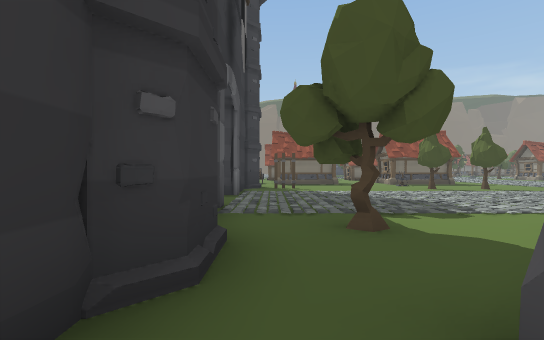
[1] (above)

24 first-person views from a walk through a Unity game level. The camera is 1.3 m above the floor, looks level and sees 85° across. The floor is counted in squares, 2 m on a side. Each view is taken from the middle of a square. On the plan, view 1 faces up. The plan holds only what a view shows up to about 9 squares ahead; the rest is blank. The place goes on beyond the plan. The player is left out. Some animated figures are not drawn.

[2]
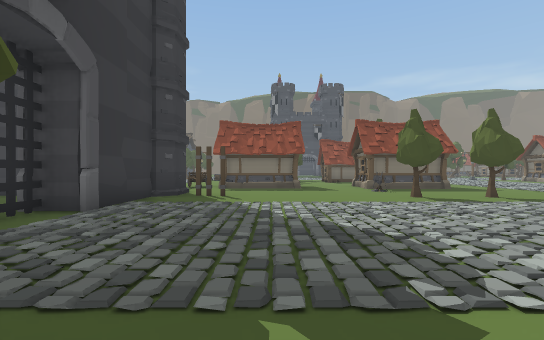

[3]
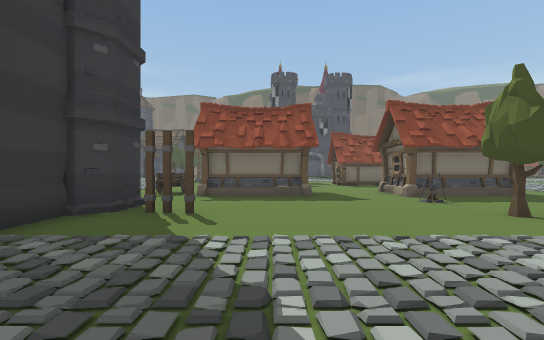

[4]
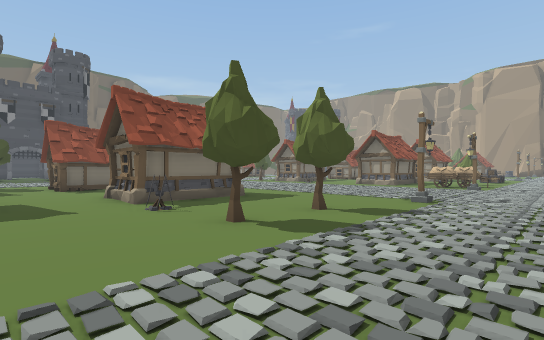

[5]
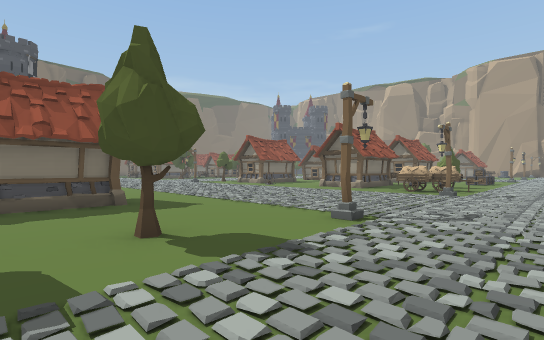

[6]
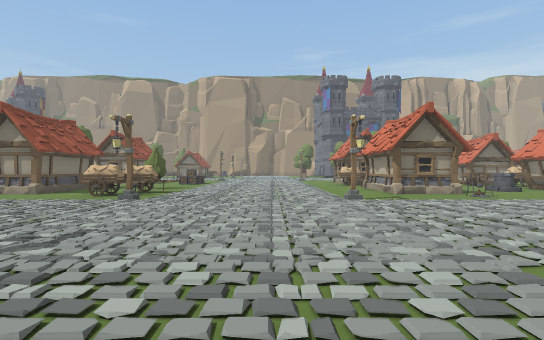

[7]
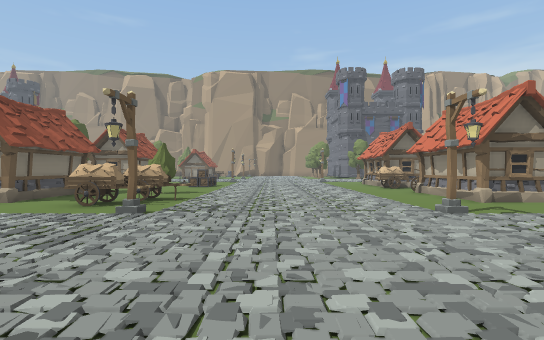

[8]
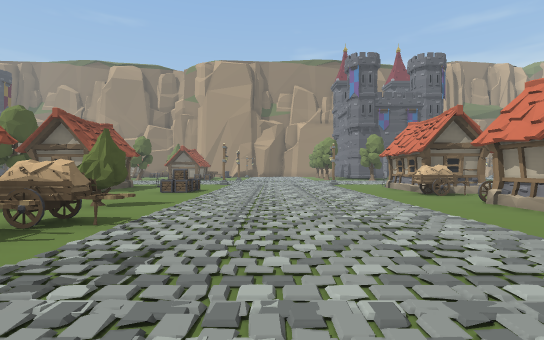

[9]
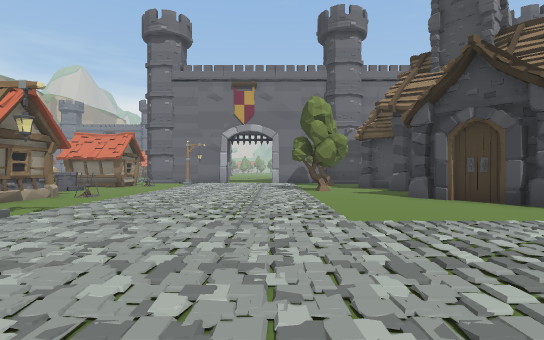

[10]
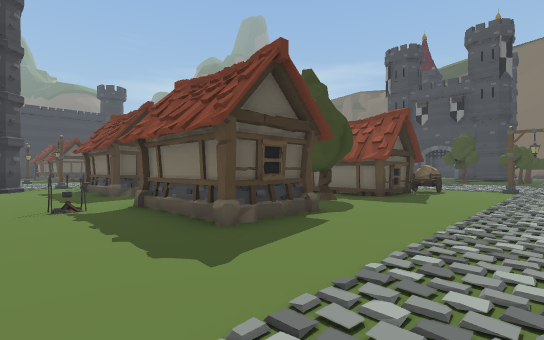

[11]
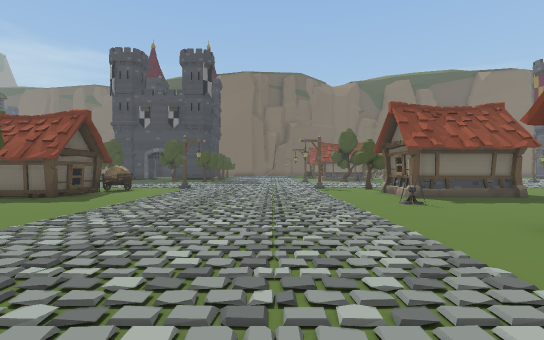

[12]
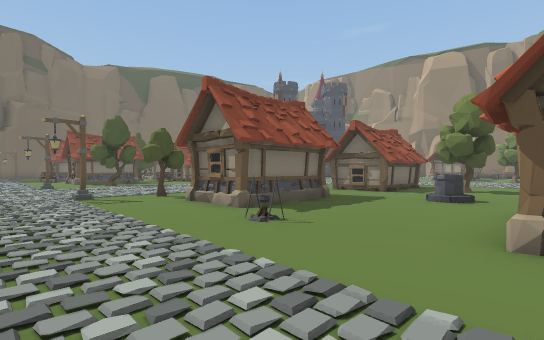

[13]
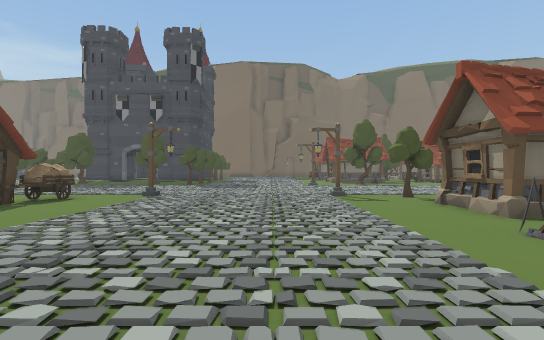

[14]
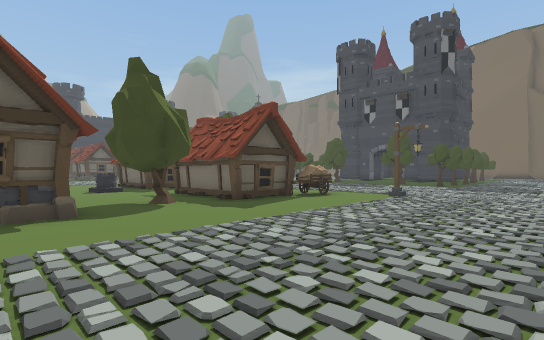

[15]
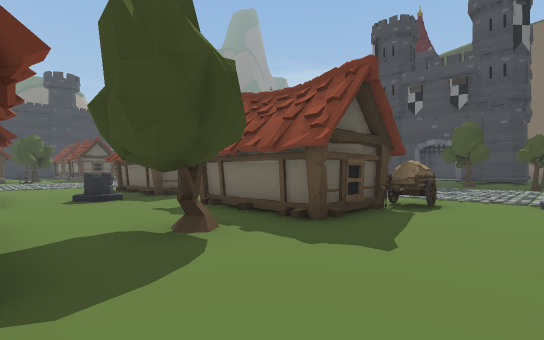

[16]
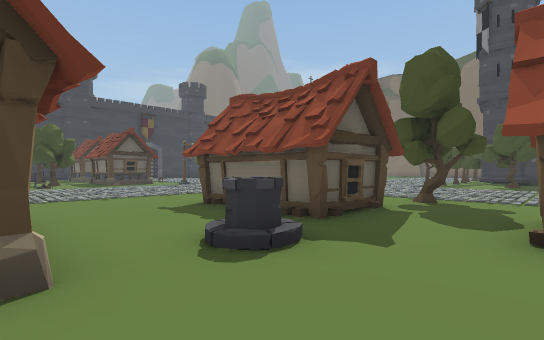

[17]
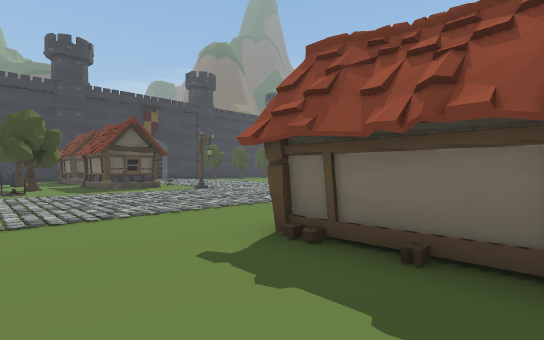

[18]
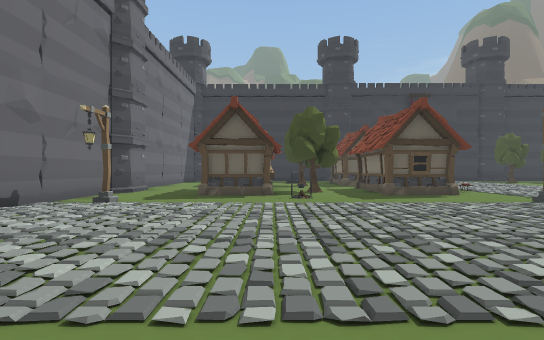

[19]
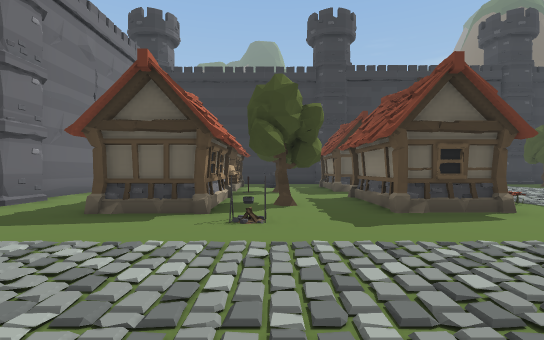

[20]
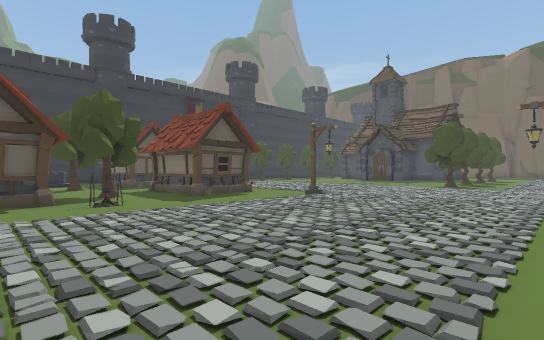

[21]
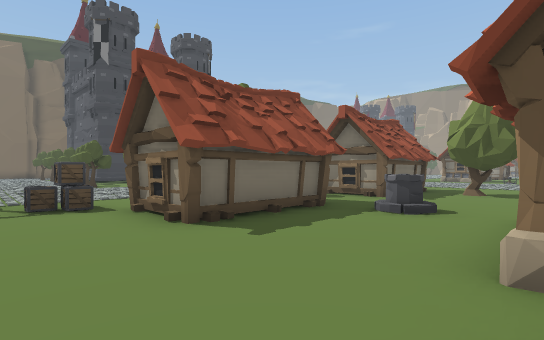

[22]
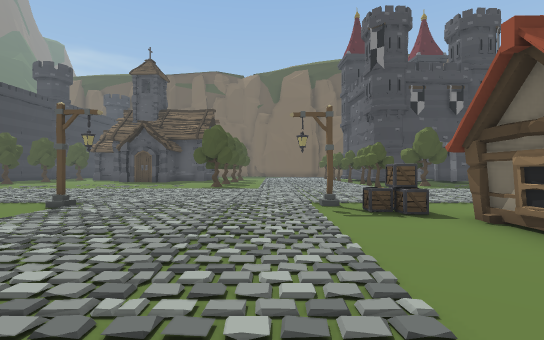

[23]
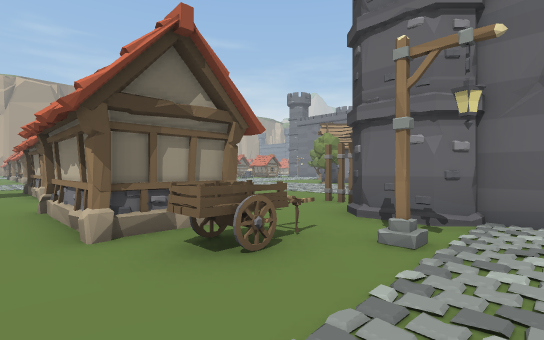

[24]
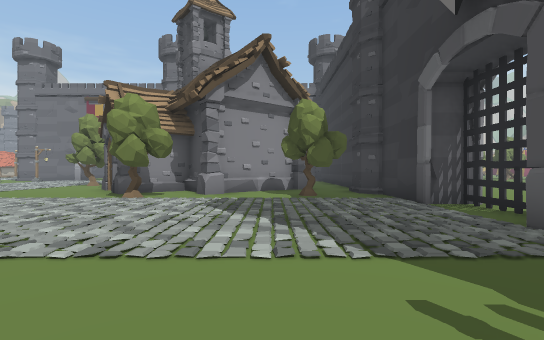

### Floor plan
Key: @ floor where view 1 was taken; # wall or solid block; x gap in a wall; . floor; ^ raised ledge; T tree; W tower; C campfire; A cart; R crate; O other object.
Columns run from 13 left of view 1 to 22 right of it. Each row starts with its distance up from view 1.
 25   .....    ..  ...         ..
 24   ................   ..... ...
 23   .............................
 22    O.......O...........O....O..
 21     ..O.....R...T.. .O.......TT
 20     #........###..# ##........#
 19 ..###........###..###.........###..
 18 T..T..............###..............
 17 T..T.C..........^...T........C......
 16 .O###...............x............#..
 15  O  #.........###..###..............
 14     ........A.###..###........#
 13   ....O....OA.................###
 12  ..W...    WW.....C.............
 11 ### ########W................O.....
 10            ##.#...T.T........OO.T..
  9             #..........O....O.O....
  8            ##......................
  7            x.......................
  6            x.......................
  5            ##...... ...............
  4             #.T...T.........O.......
  3             W....###............O.O.
  2            WW...#####.........###.O#
  1             #.#     #........C#   .#
  0              @      ...........
 -1                     #..T.......

Where each view was taken, in squares from view 1:
view 1: 0 up, 0 right, facing up
view 2: 3 up, 2 right, facing up
view 3: 6 up, 2 right, facing up
view 4: 7 up, 3 right, facing up-right
view 5: 7 up, 6 right, facing up-right
view 6: 6 up, 8 right, facing right
view 7: 7 up, 10 right, facing right
view 8: 7 up, 13 right, facing right
view 9: 8 up, 11 right, facing down
view 10: 11 up, 11 right, facing up-left
view 11: 11 up, 13 right, facing up
view 12: 14 up, 13 right, facing up-right
view 13: 14 up, 13 right, facing up
view 14: 14 up, 13 right, facing up-left
view 15: 15 up, 10 right, facing up-left
view 16: 15 up, 5 right, facing up-left
view 17: 16 up, 2 right, facing up-left
view 18: 16 up, 1 left, facing left
view 19: 17 up, 4 left, facing left
view 20: 15 up, 2 left, facing up-left
view 21: 15 up, 2 left, facing up-right
view 22: 16 up, 3 left, facing up
view 23: 16 up, 3 left, facing down-right
view 24: 11 up, 2 right, facing down
